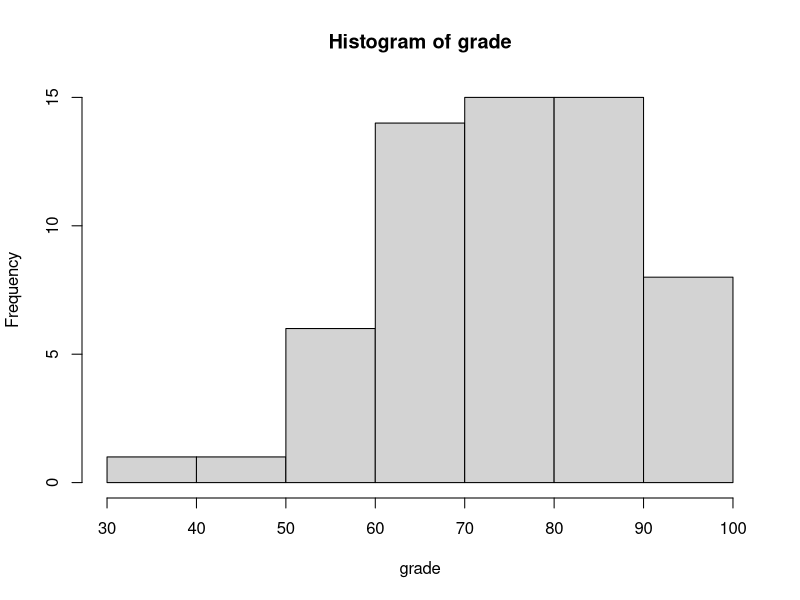
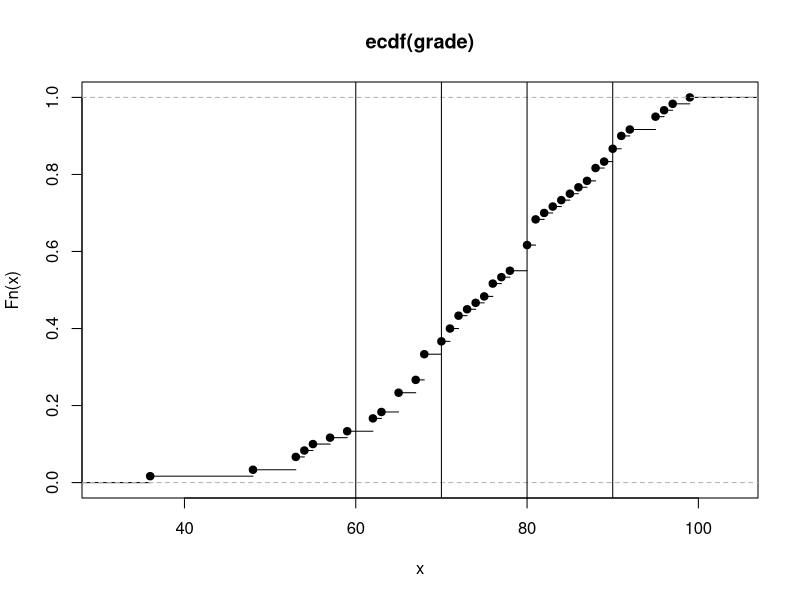
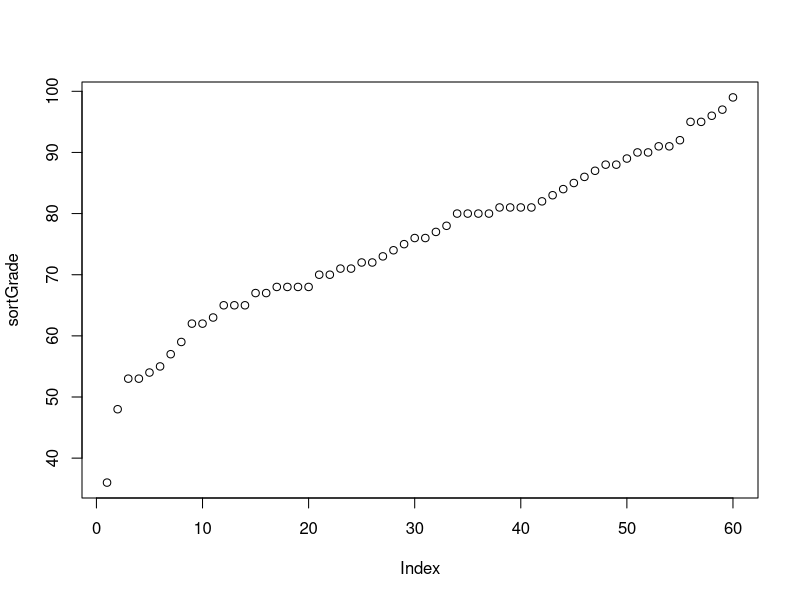
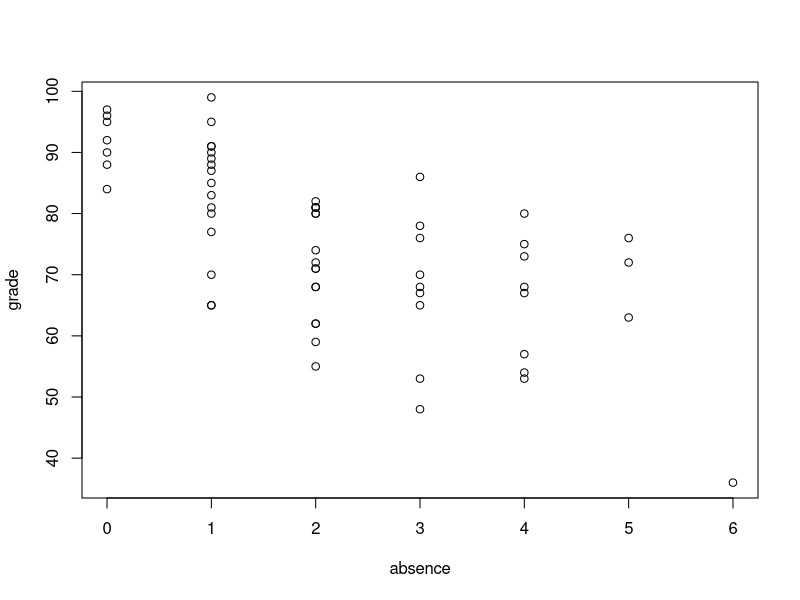

The R script that drew these images, in order:
## ---- chunk 1
set.seed(123)
M=60
absence=rpois(M,2)
grade=round(rbeta(M,10,absence+1)*100.2)
## ---- chunk 2
hist(grade)
## ---- chunk 3
plot(ecdf(grade))
abline(v=c(60,70,80,90))
## ---- chunk 4
sortGrade=sort(grade)
plot(sortGrade)
## ---- chunk 5
plot(absence,grade)
## ---- chunk 6
table(absence)
